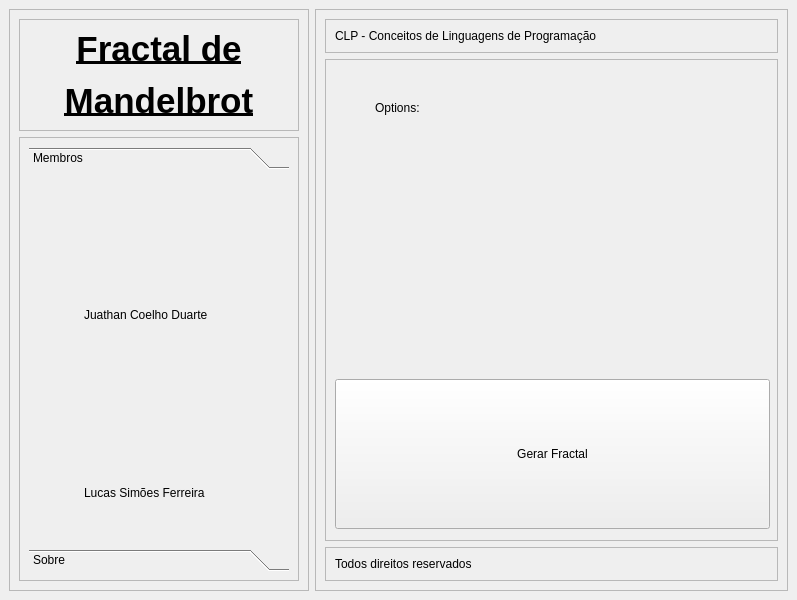
<?xml version="1.0" encoding="UTF-8"?>
<ui version="4.0">
 <class>MainWindow</class>
 <widget class="QMainWindow" name="MainWindow">
  <property name="geometry">
   <rect>
    <x>0</x>
    <y>0</y>
    <width>797</width>
    <height>600</height>
   </rect>
  </property>
  <property name="windowTitle">
   <string>MainWindow</string>
  </property>
  <widget class="QWidget" name="centralwidget">
   <layout class="QHBoxLayout" name="horizontalLayout">
    <item>
     <widget class="QFrame" name="left_container">
      <property name="maximumSize">
       <size>
        <width>300</width>
        <height>16777215</height>
       </size>
      </property>
      <property name="frameShape">
       <enum>QFrame::StyledPanel</enum>
      </property>
      <property name="frameShadow">
       <enum>QFrame::Raised</enum>
      </property>
      <layout class="QVBoxLayout" name="verticalLayout_4">
       <item>
        <widget class="QFrame" name="frame">
         <property name="frameShape">
          <enum>QFrame::StyledPanel</enum>
         </property>
         <property name="frameShadow">
          <enum>QFrame::Raised</enum>
         </property>
         <layout class="QHBoxLayout" name="horizontalLayout_2">
          <item>
           <widget class="QLabel" name="title_Fractal">
            <property name="text">
             <string>&lt;html&gt;&lt;head/&gt;&lt;body&gt;&lt;p align=&quot;center&quot;&gt;&lt;span style=&quot; font-size:26pt; font-weight:600; text-decoration: underline;&quot;&gt;Fractal de&lt;/span&gt;&lt;/p&gt;&lt;p align=&quot;center&quot;&gt;&lt;span style=&quot; font-size:26pt; font-weight:600; text-decoration: underline;&quot;&gt;Mandelbrot&lt;/span&gt;&lt;/p&gt;&lt;/body&gt;&lt;/html&gt;</string>
            </property>
           </widget>
          </item>
         </layout>
        </widget>
       </item>
       <item>
        <widget class="QFrame" name="frame_2">
         <property name="frameShape">
          <enum>QFrame::StyledPanel</enum>
         </property>
         <property name="frameShadow">
          <enum>QFrame::Raised</enum>
         </property>
         <layout class="QHBoxLayout" name="horizontalLayout_3">
          <item>
           <widget class="QToolBox" name="toolBox">
            <property name="currentIndex">
             <number>0</number>
            </property>
            <widget class="QWidget" name="page_membros">
             <property name="geometry">
              <rect>
               <x>0</x>
               <y>0</y>
               <width>246</width>
               <height>370</height>
              </rect>
             </property>
             <attribute name="label">
              <string>Membros</string>
             </attribute>
             <layout class="QGridLayout" name="gridLayout">
              <item row="0" column="0">
               <widget class="QLabel" name="avatar_Juathan">
                <property name="maximumSize">
                 <size>
                  <width>150</width>
                  <height>150</height>
                 </size>
                </property>
                <property name="text">
                 <string/>
                </property>
                <property name="pixmap">
                 <pixmap>avatares/juatsAvatar.png</pixmap>
                </property>
                <property name="scaledContents">
                 <bool>true</bool>
                </property>
               </widget>
              </item>
              <item row="1" column="0">
               <widget class="QLabel" name="name_Juathan">
                <property name="text">
                 <string>Juathan Coelho Duarte</string>
                </property>
               </widget>
              </item>
              <item row="2" column="0">
               <widget class="QLabel" name="avatar_Lucas">
                <property name="maximumSize">
                 <size>
                  <width>150</width>
                  <height>150</height>
                 </size>
                </property>
                <property name="text">
                 <string/>
                </property>
                <property name="pixmap">
                 <pixmap>avatares/lucasAvatar.png</pixmap>
                </property>
                <property name="scaledContents">
                 <bool>true</bool>
                </property>
               </widget>
              </item>
              <item row="3" column="0">
               <widget class="QLabel" name="name_Lucas">
                <property name="text">
                 <string>Lucas Simões Ferreira</string>
                </property>
               </widget>
              </item>
             </layout>
            </widget>
            <widget class="QWidget" name="page_sobre">
             <property name="geometry">
              <rect>
               <x>0</x>
               <y>0</y>
               <width>260</width>
               <height>358</height>
              </rect>
             </property>
             <attribute name="label">
              <string>Sobre</string>
             </attribute>
             <widget class="QLabel" name="label">
              <property name="geometry">
               <rect>
                <x>10</x>
                <y>0</y>
                <width>241</width>
                <height>351</height>
               </rect>
              </property>
              <property name="text">
               <string>&lt;html&gt;&lt;head/&gt;&lt;body&gt;&lt;p align=&quot;center&quot;&gt;&lt;span style=&quot; font-size:6pt; font-weight:600;&quot;&gt;Conjunto de Mandelbrot&lt;/span&gt;&lt;span style=&quot; font-size:6pt;&quot;&gt; é um &lt;/span&gt;&lt;/p&gt;&lt;p align=&quot;center&quot;&gt;&lt;span style=&quot; font-size:6pt;&quot;&gt;fractal definido como o conjunto &lt;/span&gt;&lt;/p&gt;&lt;p align=&quot;center&quot;&gt;&lt;span style=&quot; font-size:6pt;&quot;&gt;de pontos no plano, definido &lt;/span&gt;&lt;/p&gt;&lt;p align=&quot;center&quot;&gt;&lt;span style=&quot; font-size:6pt;&quot;&gt;recursidamente.&lt;/span&gt;&lt;/p&gt;&lt;p align=&quot;center&quot;&gt;&lt;span style=&quot; font-size:6pt;&quot;&gt;Em sua representação gráfica, pode &lt;/span&gt;&lt;/p&gt;&lt;p align=&quot;center&quot;&gt;&lt;span style=&quot; font-size:6pt;&quot;&gt;ser dividido em um conjunto infinito de &lt;/span&gt;&lt;/p&gt;&lt;p align=&quot;center&quot;&gt;&lt;span style=&quot; font-size:6pt;&quot;&gt;figuras, sendo a maior delas um &lt;/span&gt;&lt;/p&gt;&lt;p align=&quot;center&quot;&gt;&lt;span style=&quot; font-size:6pt;&quot;&gt;cardióide localizado ao centro do plano.&lt;/span&gt;&lt;/p&gt;&lt;p align=&quot;center&quot;&gt;&lt;span style=&quot; font-size:6pt;&quot;&gt;Existe uma infinidade de quase-círculos &lt;/span&gt;&lt;/p&gt;&lt;p align=&quot;center&quot;&gt;&lt;span style=&quot; font-size:6pt;&quot;&gt;que tangenciam o cardióide e variam &lt;/span&gt;&lt;/p&gt;&lt;p align=&quot;center&quot;&gt;&lt;span style=&quot; font-size:6pt;&quot;&gt;de tamanho com raio tendendo a zero.&lt;/span&gt;&lt;/p&gt;&lt;p align=&quot;center&quot;&gt;&lt;span style=&quot; font-size:6pt;&quot;&gt;Cada um desses círculos tem seu &lt;/span&gt;&lt;/p&gt;&lt;p align=&quot;center&quot;&gt;&lt;span style=&quot; font-size:6pt;&quot;&gt;próprio conjunto infinito de pequenos &lt;/span&gt;&lt;/p&gt;&lt;p align=&quot;center&quot;&gt;&lt;span style=&quot; font-size:6pt;&quot;&gt;círculos cujos raios também tendem a zero. &lt;/span&gt;&lt;/p&gt;&lt;p align=&quot;center&quot;&gt;&lt;span style=&quot; font-size:6pt;&quot;&gt;Esse processo se repete infinitamente, &lt;/span&gt;&lt;/p&gt;&lt;p align=&quot;center&quot;&gt;&lt;span style=&quot; font-size:6pt;&quot;&gt;gerando uma figura fractal.&lt;/span&gt;&lt;/p&gt;&lt;/body&gt;&lt;/html&gt;</string>
              </property>
             </widget>
            </widget>
           </widget>
          </item>
         </layout>
        </widget>
       </item>
      </layout>
     </widget>
    </item>
    <item>
     <widget class="QFrame" name="right_container">
      <property name="frameShape">
       <enum>QFrame::StyledPanel</enum>
      </property>
      <property name="frameShadow">
       <enum>QFrame::Raised</enum>
      </property>
      <layout class="QVBoxLayout" name="verticalLayout">
       <item>
        <widget class="QFrame" name="header_frame">
         <property name="frameShape">
          <enum>QFrame::StyledPanel</enum>
         </property>
         <property name="frameShadow">
          <enum>QFrame::Raised</enum>
         </property>
         <layout class="QVBoxLayout" name="verticalLayout_2">
          <item>
           <widget class="QLabel" name="title_clp">
            <property name="text">
             <string>CLP - Conceitos de Linguagens de Programação</string>
            </property>
           </widget>
          </item>
         </layout>
        </widget>
       </item>
       <item>
        <widget class="QFrame" name="main_frame">
         <property name="sizePolicy">
          <sizepolicy hsizetype="Preferred" vsizetype="Expanding">
           <horstretch>0</horstretch>
           <verstretch>0</verstretch>
          </sizepolicy>
         </property>
         <property name="frameShape">
          <enum>QFrame::StyledPanel</enum>
         </property>
         <property name="frameShadow">
          <enum>QFrame::Raised</enum>
         </property>
         <widget class="QLabel" name="label_4">
          <property name="geometry">
           <rect>
            <x>50</x>
            <y>40</y>
            <width>62</width>
            <height>17</height>
           </rect>
          </property>
          <property name="text">
           <string>Options:</string>
          </property>
         </widget>
         <widget class="QPushButton" name="button_GerarFractal">
          <property name="geometry">
           <rect>
            <x>10</x>
            <y>320</y>
            <width>435</width>
            <height>150</height>
           </rect>
          </property>
          <property name="minimumSize">
           <size>
            <width>250</width>
            <height>150</height>
           </size>
          </property>
          <property name="maximumSize">
           <size>
            <width>435</width>
            <height>150</height>
           </size>
          </property>
          <property name="text">
           <string>Gerar Fractal</string>
          </property>
         </widget>
        </widget>
       </item>
       <item>
        <widget class="QFrame" name="footer_frame">
         <property name="frameShape">
          <enum>QFrame::StyledPanel</enum>
         </property>
         <property name="frameShadow">
          <enum>QFrame::Raised</enum>
         </property>
         <layout class="QVBoxLayout" name="verticalLayout_3">
          <item>
           <widget class="QLabel" name="title_footer">
            <property name="text">
             <string>Todos direitos reservados</string>
            </property>
           </widget>
          </item>
         </layout>
        </widget>
       </item>
      </layout>
     </widget>
    </item>
   </layout>
  </widget>
 </widget>
 <resources/>
 <connections/>
</ui>
